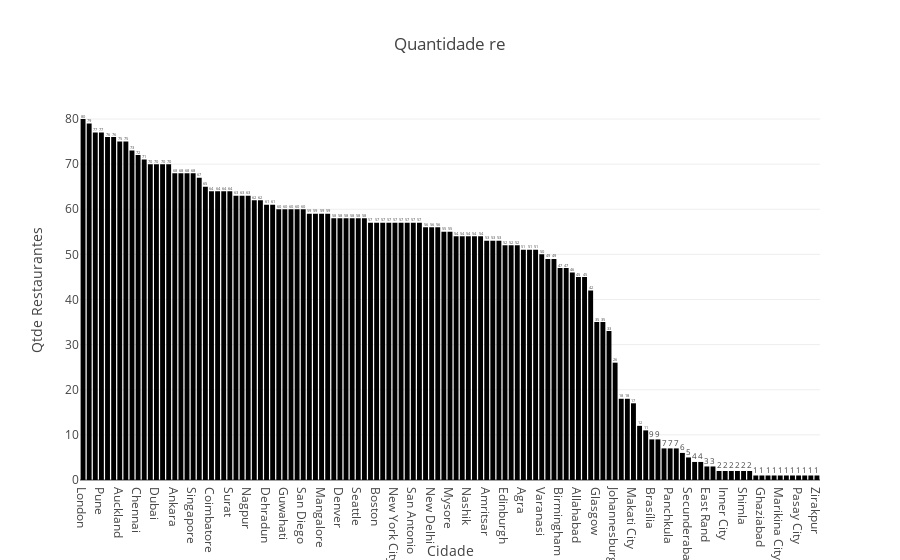

Notebook code for this chart:
### Code cell
grouped_df = (
    df.loc[
        (df["aggregate_rating"] >= 4) & (df["name_country"].isin(df['name_country'])),
        ["restaurant_id", "name_country", "city"],
    ]
    .groupby(["name_country", "city"])
    .count()
    .sort_values(["restaurant_id", "city"], ascending=[False, True])
    .reset_index()
)
fig = px.bar(grouped_df,
             y='restaurant_id',
             x='city',
             title='Quantidade re', 
             labels={'city': 'Cidade','restaurant_id': 'Qtde Restaurantes'})
fig.update_traces(texttemplate = '%{y}')
fig.show();

### Figure 1 — Plotly figure (JSON) as saved in the notebook; plotly's stock layout.template omitted (floating-point values rounded to 4 significant figures)
{"data": [{"alignmentgroup": "True", "hovertemplate": "Cidade=%{x}<br>Qtde Restaurantes=%{y}<extra></extra>", "legendgroup": "", "marker": {"color": "#000001", "pattern": {"shape": ""}}, "name": "", "offsetgroup": "", "orientation": "v", "showlegend": false, "textposition": "auto", "texttemplate": "%{y}", "type": "bar", "x": ["London", "Bangalore", "Houston", "Pune", "Kolkata", "İstanbul", "Auckland", "Jakarta", "Austin", "Chennai", "Mumbai", "Doha", "Dubai", "Goa", "Wellington City", "Ankara", "Dallas", "Lucknow", "Singapore", "Ahmedabad", "Ludhiana", "Coimbatore", "Jaipur", "Pretoria", "Surat", "Abu Dhabi", "Kanpur", "Nagpur", "Cape Town", "Rio de Janeiro", "Dehradun", "Kochi", "Atlanta", "Guwahati", "Los Angeles", "Montreal", "San Diego", "Brisbane", "Detroit", "Mangalore", "Philadelphia", "Charlotte", "Denver", "Indore", "Miami", "Seattle", "Vadodara", "Bhopal", "Boston", "Chicago", "Hyderabad", "New York City", "Phoenix", "Portland", "San Antonio", "San Francisco", "Bhubaneshwar", "New Delhi", "Washington DC", "Durban", "Mysore", "Adelaide", "Las Vegas", "Nashik", "New Orleans", "Patna", "Amritsar", "Colombo", "Perth", "Edinburgh", "Ottawa", "Sharjah", "Agra", "Aurangabad", "Calgary", "Varanasi", "Ranchi", "Vizag", "Birmingham", "Chandigarh", "Puducherry", "Allahabad", "São Paulo", "Manchester", "Glasgow", "Hamilton", "Sandton", "Johannesburg", "Quezon City", "Taguig City", "Makati City", "Gurgaon", "Mohali", "Brasília", "Mandaluyong City", "Noida", "Panchkula", "Randburg", "Pasig City", "Secunderabad", "Thane", "Wellington", "East Rand", "Tagaytay City", "Bogor", "Inner City", "Manila", "Midrand", "Shimla", "Tangerang", "Gandhinagar", "Ghaziabad", "Johannesburg South", "Las Piñas City", "Marikina City", "Muntinlupa City", "Nasik", "Pasay City", "Roodepoort", "San Juan City", "Zirakpur"], "xaxis": "x", "y": [80, 79, 77, 77, 76, 76, 75, 75, 73, 72, 71, 70, 70, 70, 70, 68, 68, 68, 68, 67, 65, 64, 64, 64, 64, 63, 63, 63, 62, 62, 61, 61, 60, 60, 60, 60, 60, 59, 59, 59, 59, 58, 58, 58, 58, 58, 58, 57, 57, 57, 57, 57, 57, 57, 57, 57, 56, 56, 56, 55, 55, 54, 54, 54, 54, 54, 53, 53, 53, 52, 52, 52, 51, 51, 51, 50, 49, 49, 47, 47, 46, 45, 45, 42, 35, 35, 33, 26, 18, 18, 17, 12, 11, 9, 9, 7, 7, 7, 6, 5, 4, 4, 3, 3, 2, 2, 2, 2, 2, 2, 1, 1, 1, 1, 1, 1, 1, 1, 1, 1, 1], "yaxis": "y"}], "layout": {"barmode": "relative", "legend": {"tracegroupgap": 0}, "title": {"text": "Quantidade re"}, "xaxis": {"anchor": "y", "domain": [0, 1], "title": {"text": "Cidade"}}, "yaxis": {"anchor": "x", "domain": [0, 1], "title": {"text": "Qtde Restaurantes"}}}}
